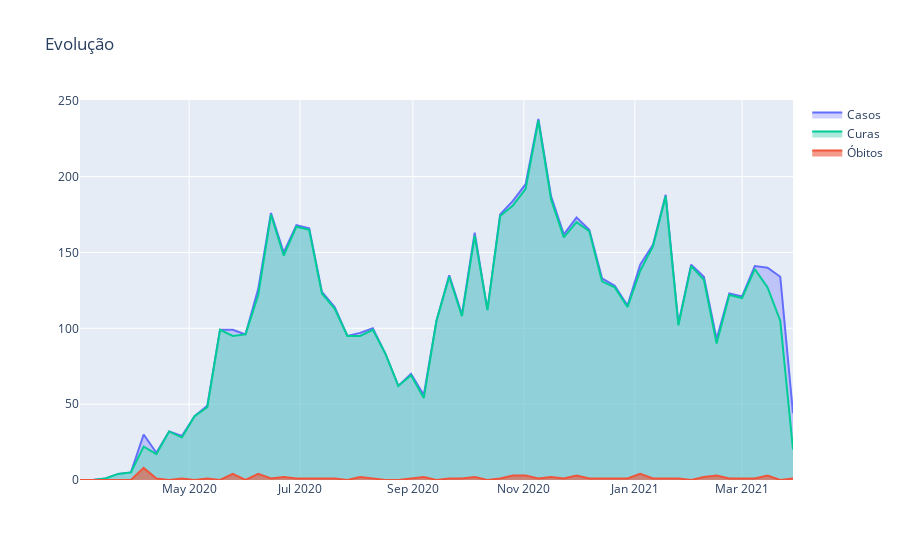

Notebook source saved alongside this figure:
### Code cell
fig = go.Figure()

municipio = 'VITORIA'
bairro = 'JARDIM CAMBURI'
columns = ['DataNotificacao', 'Confirmados', 'Obitos', 'Curas']
columns_renames = {'Confirmados': 'Casos', 'Obitos': 'Óbitos', 'Curas': 'Curas'}
query_municipio = f'"{municipio}" == "" or Municipio == "{municipio}"'
query_bairro = f'"{bairro}" == "" or Bairro == "{bairro}"'

df_bar = df_counts.query(query_municipio).query(query_bairro)[columns]\
    .groupby(['DataNotificacao'])\
    .sum()\
    .reset_index()\
    .rename(columns_renames, axis=1)

fig.add_trace(
    go.Scatter(
        x=df_bar['DataNotificacao'],
        y=df_bar['Casos'],
        fill='tozeroy',
        fillcolor=f'rgba{(99, 100, 250, 0.3)}',
        line_color='#636EFA',
        name='Casos',
    )
)

fig.add_trace(
    go.Scatter(
        x=df_bar['DataNotificacao'],
        y=df_bar['Curas'],
        fill='tozeroy',
        fillcolor=f'rgba{(114, 219, 197, 0.6)}',
        line_color='#00CC96',
        name='Curas',
    )
)

fig.add_trace(
    go.Scatter(
        x=df_bar['DataNotificacao'],
        y=df_bar['Óbitos'],
        fill='tozeroy',
        fillcolor=f'rgba{(239, 85, 59, 0.6)}',
        line_color='#EF553B',
        name='Óbitos',
    )
)

fig.update_layout(title="Evolução")

fig.show()

### Figure 1 — Plotly figure (JSON) as saved in the notebook; plotly's stock layout.template omitted (floating-point values rounded to 4 significant figures)
{"data": [{"fill": "tozeroy", "fillcolor": "rgba(99, 100, 250, 0.3)", "line": {"color": "#636EFA"}, "name": "Casos", "type": "scatter", "x": ["2020-03-02", "2020-03-09", "2020-03-16", "2020-03-23", "2020-03-30", "2020-04-06", "2020-04-13", "2020-04-20", "2020-04-27", "2020-05-04", "2020-05-11", "2020-05-18", "2020-05-25", "2020-06-01", "2020-06-08", "2020-06-15", "2020-06-22", "2020-06-29", "2020-07-06", "2020-07-13", "2020-07-20", "2020-07-27", "2020-08-03", "2020-08-10", "2020-08-17", "2020-08-24", "2020-08-31", "2020-09-07", "2020-09-14", "2020-09-21", "2020-09-28", "2020-10-05", "2020-10-12", "2020-10-19", "2020-10-26", "2020-11-02", "2020-11-09", "2020-11-16", "2020-11-23", "2020-11-30", "2020-12-07", "2020-12-14", "2020-12-21", "2020-12-28", "2021-01-04", "2021-01-11", "2021-01-18", "2021-01-25", "2021-02-01", "2021-02-08", "2021-02-15", "2021-02-22", "2021-03-01", "2021-03-08", "2021-03-15", "2021-03-22", "2021-03-29"], "y": [0, 0, 1, 4, 5, 30, 18, 32, 29, 42, 49, 99, 99, 96, 126, 176, 150, 168, 166, 124, 114, 95, 97, 100, 83, 62, 70, 56, 105, 135, 109, 163, 112, 175, 184, 195, 238, 187, 162, 173, 165, 133, 128, 115, 142, 155, 188, 103, 142, 134, 93, 123, 121, 141, 140, 134, 44]}, {"fill": "tozeroy", "fillcolor": "rgba(114, 219, 197, 0.6)", "line": {"color": "#00CC96"}, "name": "Curas", "type": "scatter", "x": ["2020-03-02", "2020-03-09", "2020-03-16", "2020-03-23", "2020-03-30", "2020-04-06", "2020-04-13", "2020-04-20", "2020-04-27", "2020-05-04", "2020-05-11", "2020-05-18", "2020-05-25", "2020-06-01", "2020-06-08", "2020-06-15", "2020-06-22", "2020-06-29", "2020-07-06", "2020-07-13", "2020-07-20", "2020-07-27", "2020-08-03", "2020-08-10", "2020-08-17", "2020-08-24", "2020-08-31", "2020-09-07", "2020-09-14", "2020-09-21", "2020-09-28", "2020-10-05", "2020-10-12", "2020-10-19", "2020-10-26", "2020-11-02", "2020-11-09", "2020-11-16", "2020-11-23", "2020-11-30", "2020-12-07", "2020-12-14", "2020-12-21", "2020-12-28", "2021-01-04", "2021-01-11", "2021-01-18", "2021-01-25", "2021-02-01", "2021-02-08", "2021-02-15", "2021-02-22", "2021-03-01", "2021-03-08", "2021-03-15", "2021-03-22", "2021-03-29"], "y": [0, 0, 1, 4, 5, 22, 17, 32, 28, 42, 48, 99, 95, 96, 122, 175, 148, 167, 165, 123, 113, 95, 95, 99, 83, 62, 69, 54, 105, 134, 108, 161, 112, 174, 181, 192, 237, 185, 160, 170, 164, 131, 127, 114, 138, 154, 187, 102, 141, 132, 90, 122, 120, 139, 127, 105, 20]}, {"fill": "tozeroy", "fillcolor": "rgba(239, 85, 59, 0.6)", "line": {"color": "#EF553B"}, "name": "Óbitos", "type": "scatter", "x": ["2020-03-02", "2020-03-09", "2020-03-16", "2020-03-23", "2020-03-30", "2020-04-06", "2020-04-13", "2020-04-20", "2020-04-27", "2020-05-04", "2020-05-11", "2020-05-18", "2020-05-25", "2020-06-01", "2020-06-08", "2020-06-15", "2020-06-22", "2020-06-29", "2020-07-06", "2020-07-13", "2020-07-20", "2020-07-27", "2020-08-03", "2020-08-10", "2020-08-17", "2020-08-24", "2020-08-31", "2020-09-07", "2020-09-14", "2020-09-21", "2020-09-28", "2020-10-05", "2020-10-12", "2020-10-19", "2020-10-26", "2020-11-02", "2020-11-09", "2020-11-16", "2020-11-23", "2020-11-30", "2020-12-07", "2020-12-14", "2020-12-21", "2020-12-28", "2021-01-04", "2021-01-11", "2021-01-18", "2021-01-25", "2021-02-01", "2021-02-08", "2021-02-15", "2021-02-22", "2021-03-01", "2021-03-08", "2021-03-15", "2021-03-22", "2021-03-29"], "y": [0, 0, 0, 0, 0, 8, 1, 0, 1, 0, 1, 0, 4, 0, 4, 1, 2, 1, 1, 1, 1, 0, 2, 1, 0, 0, 1, 2, 0, 1, 1, 2, 0, 1, 3, 3, 1, 2, 1, 3, 1, 1, 1, 1, 4, 1, 1, 1, 0, 2, 3, 1, 1, 1, 3, 0, 1]}], "layout": {"title": {"text": "Evolução"}}}
